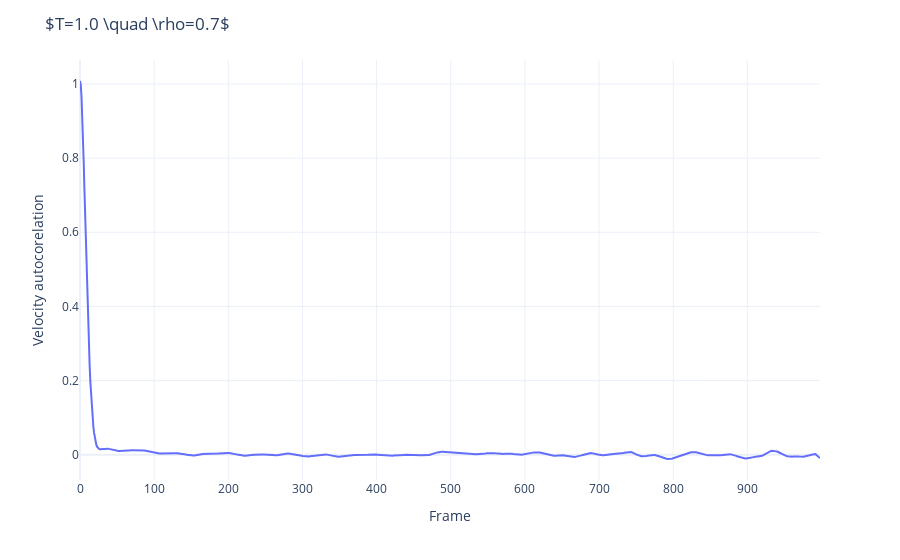

Write notebook code for a chart like this one.
### Code cell
fig = px.line(x=np.arange(0, frames, 1),y=vac,labels={'x':'Frame', 'y':'Velocity autocorelation'})
fig.update_layout(template='plotly_white',title=r'$T=1.0 \quad \rho=0.7$')
fig.show()

### Figure 1 — Plotly figure (JSON) as saved in the notebook; plotly's stock layout.template omitted (floating-point values rounded to 4 significant figures; data arrays with more than 128 entries replaced by an {"elided": "..."} marker saying what was removed)
{"data": [{"hoverlabel": {"namelength": 0}, "hovertemplate": "Frame=%{x}<br>Velocity autocorelation=%{y}", "legendgroup": "", "line": {"color": "#636efa", "dash": "solid"}, "mode": "lines", "name": "", "showlegend": false, "type": "scatter", "x": {"elided": "999 int values"}, "xaxis": "x", "y": {"elided": "999 float values"}, "yaxis": "y"}], "layout": {"legend": {"tracegroupgap": 0}, "margin": {"t": 60}, "title": {"text": "$T=1.0 \\quad \\rho=0.7$"}, "xaxis": {"anchor": "y", "domain": [0, 1], "title": {"text": "Frame"}}, "yaxis": {"anchor": "x", "domain": [0, 1], "title": {"text": "Velocity autocorelation"}}}}
